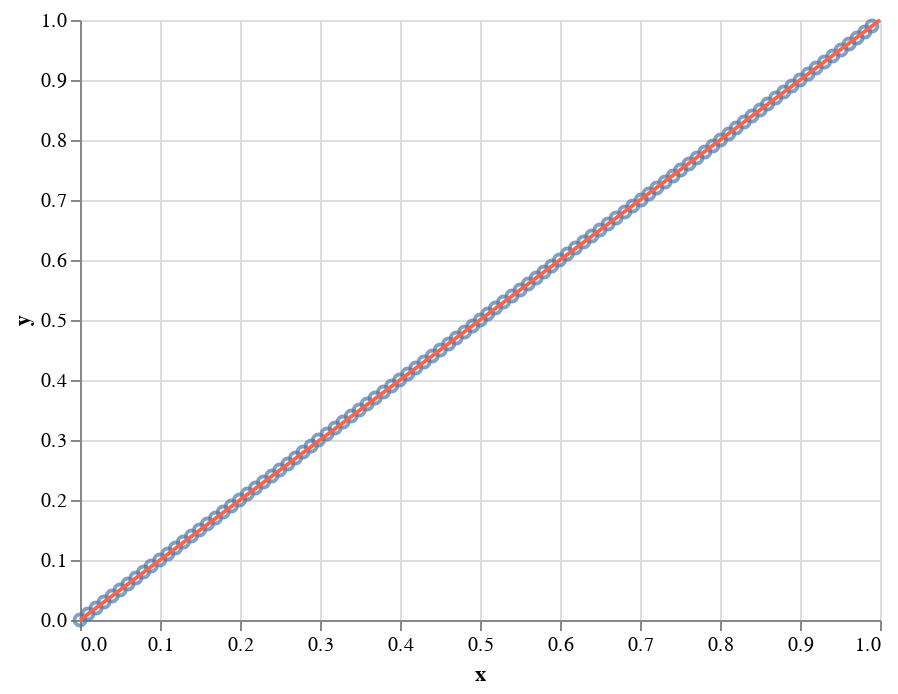

The notebook cell saved with this chart:
### Code cell
p_ecdf+p_cdf

### Figure 1 — Vega-Lite specification as saved in the notebook (floating-point values rounded to 4 significant figures)
{"$schema": "https://vega.github.io/schema/vega-lite/v2.4.3.json", "config": {"view": {"height": 300, "width": 400}}, "layer": [{"data": {"values": [{"x": 8.009e-08, "y": 1e-05}, {"x": 0.009894, "y": 0.01001}, {"x": 0.02008, "y": 0.02001}, {"x": 0.03008, "y": 0.03001}, {"x": 0.04013, "y": 0.04001}, {"x": 0.05, "y": 0.05001}, {"x": 0.05983, "y": 0.06001}, {"x": 0.06978, "y": 0.07001}, {"x": 0.07944, "y": 0.08001}, {"x": 0.08903, "y": 0.09001}, {"x": 0.09975, "y": 0.1}, {"x": 0.1097, "y": 0.11}, {"x": 0.1194, "y": 0.12}, {"x": 0.1292, "y": 0.13}, {"x": 0.1394, "y": 0.14}, {"x": 0.1494, "y": 0.15}, {"x": 0.1592, "y": 0.16}, {"x": 0.1694, "y": 0.17}, {"x": 0.1791, "y": 0.18}, {"x": 0.1892, "y": 0.19}, {"x": 0.1994, "y": 0.2}, {"x": 0.2092, "y": 0.21}, {"x": 0.2194, "y": 0.22}, {"x": 0.2294, "y": 0.23}, {"x": 0.2398, "y": 0.24}, {"x": 0.2496, "y": 0.25}, {"x": 0.2598, "y": 0.26}, {"x": 0.2694, "y": 0.27}, {"x": 0.2789, "y": 0.28}, {"x": 0.2889, "y": 0.29}, {"x": 0.2981, "y": 0.3}, {"x": 0.3088, "y": 0.31}, {"x": 0.3189, "y": 0.32}, {"x": 0.3288, "y": 0.33}, {"x": 0.3391, "y": 0.34}, {"x": 0.3491, "y": 0.35}, {"x": 0.3589, "y": 0.36}, {"x": 0.3689, "y": 0.37}, {"x": 0.3794, "y": 0.38}, {"x": 0.3896, "y": 0.39}, {"x": 0.3996, "y": 0.4}, {"x": 0.4096, "y": 0.41}, {"x": 0.4197, "y": 0.42}, {"x": 0.4301, "y": 0.43}, {"x": 0.4403, "y": 0.44}, {"x": 0.4504, "y": 0.45}, {"x": 0.4608, "y": 0.46}, {"x": 0.4704, "y": 0.47}, {"x": 0.4808, "y": 0.48}, {"x": 0.4908, "y": 0.49}, {"x": 0.5004, "y": 0.5}, {"x": 0.5096, "y": 0.51}, {"x": 0.5193, "y": 0.52}, {"x": 0.5294, "y": 0.53}, {"x": 0.5399, "y": 0.54}, {"x": 0.5502, "y": 0.55}, {"x": 0.5603, "y": 0.56}, {"x": 0.5702, "y": 0.57}, {"x": 0.58, "y": 0.58}, {"x": 0.5897, "y": 0.59}, {"x": 0.5994, "y": 0.6}, {"x": 0.6091, "y": 0.61}, {"x": 0.6193, "y": 0.62}, {"x": 0.6297, "y": 0.63}, {"x": 0.6397, "y": 0.64}, {"x": 0.6498, "y": 0.65}, {"x": 0.6601, "y": 0.66}, {"x": 0.6701, "y": 0.67}, {"x": 0.681, "y": 0.68}, {"x": 0.6909, "y": 0.69}, {"x": 0.7015, "y": 0.7}, {"x": 0.711, "y": 0.71}, {"x": 0.7209, "y": 0.72}, {"x": 0.7313, "y": 0.73}, {"x": 0.7414, "y": 0.74}, {"x": 0.7508, "y": 0.75}, {"x": 0.7612, "y": 0.76}, {"x": 0.7711, "y": 0.77}, {"x": 0.781, "y": 0.78}, {"x": 0.7911, "y": 0.79}, {"x": 0.8007, "y": 0.8}, {"x": 0.8109, "y": 0.81}, {"x": 0.8203, "y": 0.82}, {"x": 0.8302, "y": 0.83}, {"x": 0.84, "y": 0.84}, {"x": 0.8502, "y": 0.85}, {"x": 0.8595, "y": 0.86}, {"x": 0.8696, "y": 0.87}, {"x": 0.8796, "y": 0.88}, {"x": 0.8899, "y": 0.89}, {"x": 0.9001, "y": 0.9}, {"x": 0.9101, "y": 0.91}, {"x": 0.9201, "y": 0.92}, {"x": 0.9305, "y": 0.93}, {"x": 0.9409, "y": 0.94}, {"x": 0.9514, "y": 0.95}, {"x": 0.9614, "y": 0.96}, {"x": 0.9713, "y": 0.97}, {"x": 0.981, "y": 0.98}, {"x": 0.99, "y": 0.99}]}, "encoding": {"x": {"field": "x", "type": "quantitative"}, "y": {"field": "y", "type": "quantitative"}}, "mark": "point"}, {"data": {"values": [{"x": 0, "y": 0}, {"x": 1, "y": 1}]}, "encoding": {"x": {"field": "x", "type": "quantitative"}, "y": {"field": "y", "type": "quantitative"}}, "mark": {"color": "tomato", "type": "line"}}]}
